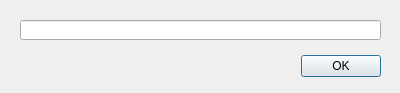
<?xml version="1.0" encoding="UTF-8"?>
<ui version="4.0">
 <class>Dialog</class>
 <widget class="QDialog" name="Dialog">
  <property name="geometry">
   <rect>
    <x>0</x>
    <y>0</y>
    <width>400</width>
    <height>93</height>
   </rect>
  </property>
  <property name="windowTitle">
   <string>Add New User</string>
  </property>
  <widget class="QDialogButtonBox" name="buttonBox">
   <property name="geometry">
    <rect>
     <x>40</x>
     <y>50</y>
     <width>341</width>
     <height>32</height>
    </rect>
   </property>
   <property name="orientation">
    <enum>Qt::Horizontal</enum>
   </property>
   <property name="standardButtons">
    <set>QDialogButtonBox::Ok</set>
   </property>
  </widget>
  <widget class="QLineEdit" name="lineEdit_new_name">
   <property name="geometry">
    <rect>
     <x>20</x>
     <y>20</y>
     <width>361</width>
     <height>20</height>
    </rect>
   </property>
  </widget>
 </widget>
 <resources/>
 <connections>
  <connection>
   <sender>buttonBox</sender>
   <signal>accepted()</signal>
   <receiver>Dialog</receiver>
   <slot>accept()</slot>
   <hints>
    <hint type="sourcelabel">
     <x>248</x>
     <y>254</y>
    </hint>
    <hint type="destinationlabel">
     <x>157</x>
     <y>274</y>
    </hint>
   </hints>
  </connection>
  <connection>
   <sender>buttonBox</sender>
   <signal>rejected()</signal>
   <receiver>Dialog</receiver>
   <slot>reject()</slot>
   <hints>
    <hint type="sourcelabel">
     <x>316</x>
     <y>260</y>
    </hint>
    <hint type="destinationlabel">
     <x>286</x>
     <y>274</y>
    </hint>
   </hints>
  </connection>
 </connections>
</ui>
